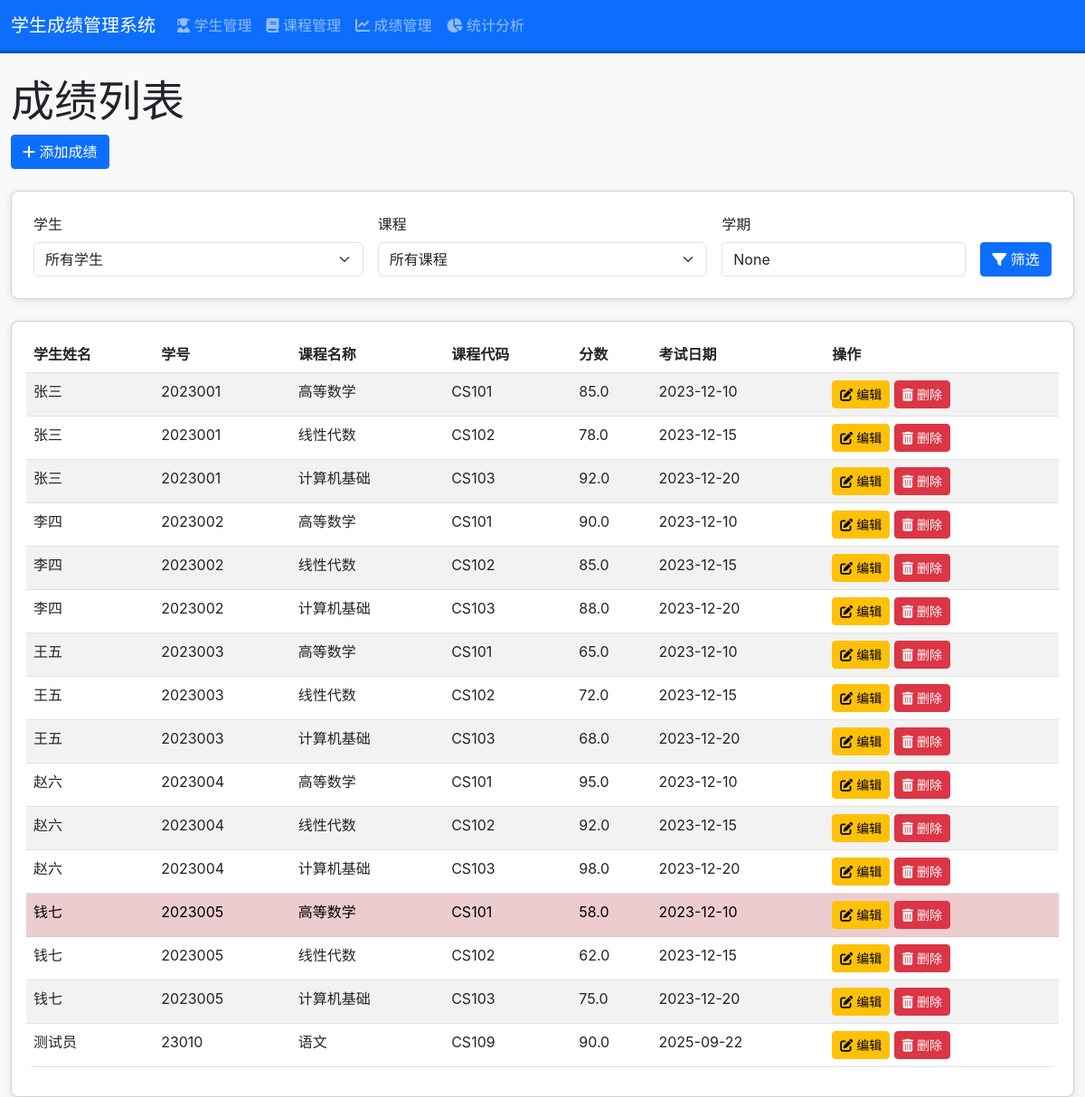
/scores, run on the app's committed database.
### models/score_model.py (models this page shows, shortened)
class Score(db.Model):
    id = db.Column(db.Integer, primary_key=True)
    student_id = db.Column(db.Integer, db.ForeignKey('student.id'), nullable=False)
    course_id = db.Column(db.Integer, db.ForeignKey('course.id'), nullable=False)
    score = db.Column(db.Float, nullable=False)
    exam_date = db.Column(db.Date)
    created_at = db.Column(db.DateTime, default=datetime.utcnow)

### models/student_model.py (models this page shows, shortened)
class Student(db.Model):
    id = db.Column(db.Integer, primary_key=True)
    student_id = db.Column(db.String(20), unique=True, nullable=False)
    name = db.Column(db.String(50), nullable=False)
    gender = db.Column(db.String(10))
    date_of_birth = db.Column(db.Date)
    class_name = db.Column(db.String(50))
    created_at = db.Column(db.DateTime, default=datetime.utcnow)
    scores = db.relationship('Score', backref='student', lazy=True, cascade='all, delete-orphan')

### models/course_model.py (models this page shows, shortened)
class Course(db.Model):
    id = db.Column(db.Integer, primary_key=True)
    course_code = db.Column(db.String(20), unique=True, nullable=False)
    course_name = db.Column(db.String(100), nullable=False)
    credits = db.Column(db.Float, nullable=False)
    semester = db.Column(db.String(20))
    created_at = db.Column(db.DateTime, default=datetime.utcnow)
    scores = db.relationship('Score', backref='course', lazy=True, cascade='all, delete-orphan')

### views/score_views.py (the view)
@app.route('/scores')
def score_list():
    student_id = request.args.get('student_id', '')
    course_id = request.args.get('course_id', '')
    query = Score.query.join(Student).join(Course)
    if student_id:
        query = query.filter(Score.student_id == student_id)
    if course_id:
        query = query.filter(Score.course_id == course_id)
    scores = query.order_by(Student.student_id, Course.course_code).all()
    students = Student.query.order_by(Student.student_id).all()
    courses = Course.query.order_by(Course.course_code).all()
    return render_template('score_list.html',
                          scores=scores,
                          students=students,
                          courses=courses,
                          selected_student_id=student_id,
                          selected_course_id=course_id)

### templates/score_list.html (shortened to what this page needs)
{% extends 'base.html' %}
{% block content %}
    <div class="mb-4">
        <h1 class="display-5">成绩列表</h1>
        <a href="{{ url_for('add_score') }}" class="btn btn-primary">
            <i class="fas fa-plus"></i> 添加成绩
        </a>
    </div>
    <div class="mb-4 card p-4">
        <form method="GET" class="row g-3">
            <div class="col-md-4">
                <label for="student_id" class="form-label">学生</label>
                <select class="form-select" id="student_id" name="student_id">
                    <option value="">所有学生</option>
                </select>
            </div>
            <div class="col-md-4">
                <label for="course_id" class="form-label">课程</label>
                <select class="form-select" id="course_id" name="course_id">
                    <option value="">所有课程</option>
                </select>
            </div>
            <div class="col-md-3">
                <label for="semester" class="form-label">学期</label>
                <input type="text" class="form-control" id="semester" name="semester" placeholder="输入学期" value="{{ request.args.get('semester') }}">
            </div>
            <div class="col-md-1 d-flex align-items-end">
                <button type="submit" class="btn btn-primary w-100">
                    <i class="fas fa-filter"></i> 筛选
                </button>
            </div>
        </form>
    </div>
    <div class="card">
        <div class="card-body">
            <div class="table-responsive">
                <table class="table table-striped">
                    <thead>
                        <tr>
                            <th>学生姓名</th>
                            <th>学号</th>
                            <th>课程名称</th>
                            <th>课程代码</th>
                            <th>分数</th>
                            <th>考试日期</th>
                            <th>操作</th>
                        </tr>
                    </thead>
                    <tbody>
                        {% if scores %}
                            {% for score in scores %}
                            <tr class="{% if score.score < 60 %}table-danger{% endif %}">
                                <td>{{ score.student.name }}</td>
                                <td>{{ score.student.student_id }}</td>
                                <td>{{ score.course.course_name }}</td>
                                <td>{{ score.course.course_code }}</td>
                                <td>{{ score.score }}</td>
                                <td>{{ score.exam_date.strftime('%Y-%m-%d') if score.exam_date else '未设置' }}</td>
                                <td>
                                    <a href="{{ url_for('edit_score', score_id=score.id) }}" class="btn btn-warning btn-sm">
                                        <i class="fas fa-edit"></i> 编辑
                                    </a>
                                    <button class="btn btn-danger btn-sm delete-btn" data-score-id="{{ score.id }}">
                                        <i class="fas fa-trash-alt"></i> 删除
                                    </button>
                                </td>
                            </tr>
                            {% endfor %}
                        {% else %}
                            <tr>
                                <td colspan="7" class="text-center text-muted">
                                    {% if request.args %}没有找到匹配的成绩记录{% else %}暂无成绩数据，请添加成绩{% endif %}
                                </td>
                            </tr>
                        {% endif %}
                    </tbody>
                </table>
            </div>
        </div>
    </div>
{% endblock %}

### static/css/style.css (style rules this page uses)
body { font-family: -apple-system, BlinkMacSystemFont, 'Segoe UI', Roboto, 'Helvetica Neue', Arial, sans-serif; background-color: #f8f9fa; }
.card { border-radius: 8px; box-shadow: 0 2px 10px rgba(0, 0, 0, 0.1); }
.table { background-color: white; border-radius: 8px; overflow: hidden; }
.btn { border-radius: 4px; transition: all 0.3s ease; }
.form-control { border-radius: 4px; transition: border-color 0.3s ease; }

### data on the page
Score: student.name "张三", student.student_id "2023001", course.course_name "高等数学", course.course_code "CS101", score "85.0", exam_date "2023-12-10"
Score: student.name "张三", student.student_id "2023001", course.course_name "线性代数", course.course_code "CS102", score "78.0", exam_date "2023-12-15"
Score: student.name "张三", student.student_id "2023001", course.course_name "计算机基础", course.course_code "CS103", score "92.0", exam_date "2023-12-20"
Score: student.name "李四", student.student_id "2023002", course.course_name "高等数学", course.course_code "CS101", score "90.0", exam_date "2023-12-10"
Score: student.name "李四", student.student_id "2023002", course.course_name "线性代数", course.course_code "CS102", score "85.0", exam_date "2023-12-15"
Score: student.name "李四", student.student_id "2023002", course.course_name "计算机基础", course.course_code "CS103", score "88.0", exam_date "2023-12-20"
Score: student.name "王五", student.student_id "2023003", course.course_name "高等数学", course.course_code "CS101", score "65.0", exam_date "2023-12-10"
Score: student.name "王五", student.student_id "2023003", course.course_name "线性代数", course.course_code "CS102", score "72.0", exam_date "2023-12-15"
Score: student.name "王五", student.student_id "2023003", course.course_name "计算机基础", course.course_code "CS103", score "68.0", exam_date "2023-12-20"
Score: student.name "赵六", student.student_id "2023004", course.course_name "高等数学", course.course_code "CS101", score "95.0", exam_date "2023-12-10"
Score: student.name "赵六", student.student_id "2023004", course.course_name "线性代数", course.course_code "CS102", score "92.0", exam_date "2023-12-15"
Score: student.name "赵六", student.student_id "2023004", course.course_name "计算机基础", course.course_code "CS103", score "98.0", exam_date "2023-12-20"
Score: student.name "钱七", student.student_id "2023005", course.course_name "高等数学", course.course_code "CS101", score "58.0", exam_date "2023-12-10"
Score: student.name "钱七", student.student_id "2023005", course.course_name "线性代数", course.course_code "CS102", score "62.0", exam_date "2023-12-15"
Score: student.name "钱七", student.student_id "2023005", course.course_name "计算机基础", course.course_code "CS103", score "75.0", exam_date "2023-12-20"
Score: student.name "测试员", student.student_id "23010", course.course_name "语文", course.course_code "CS109", score "90.0", exam_date "2025-09-22"
